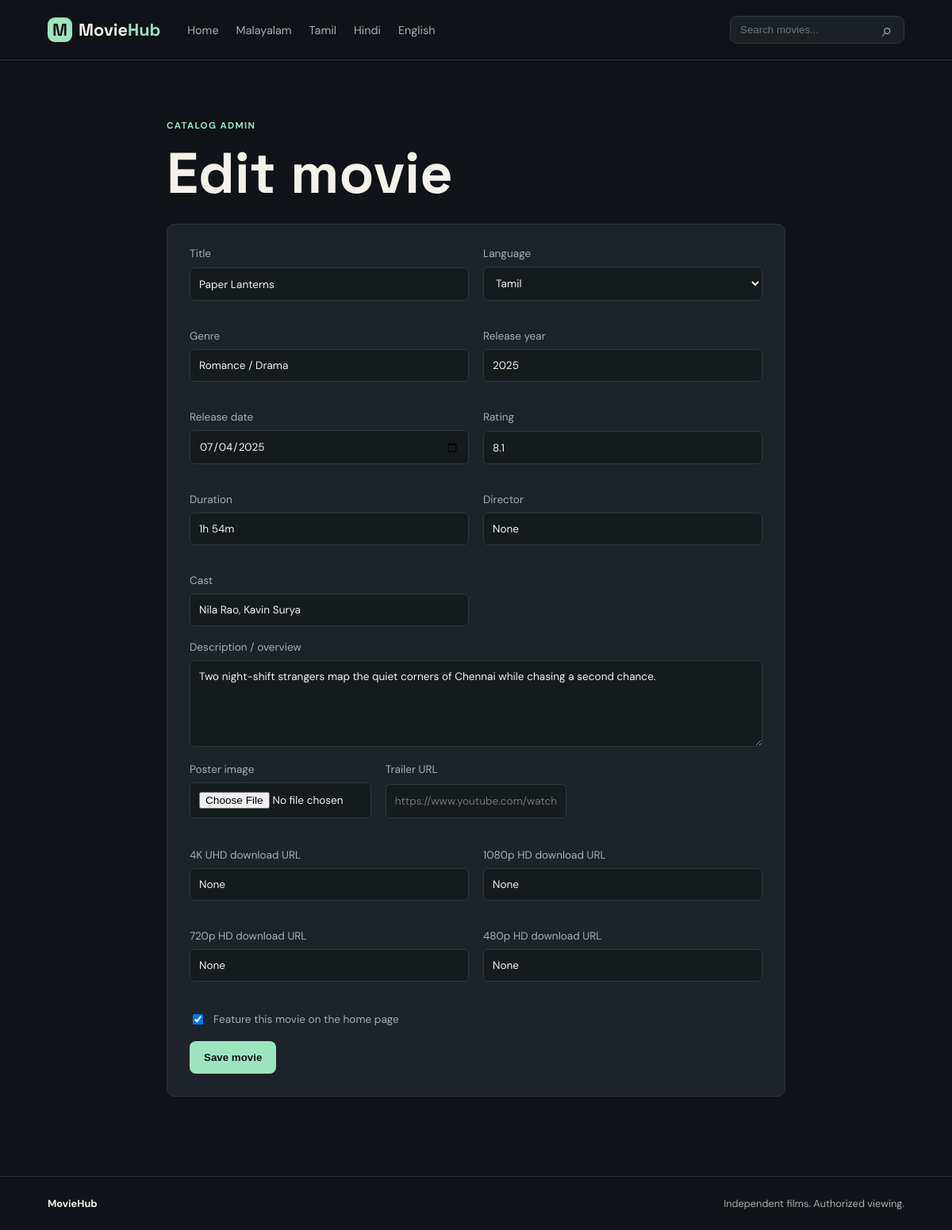
The app's page /admin/movie/2/edit (signed in) with its own data.
### app.py (models this page shows, shortened)
class Movie(db.Model):
    id = db.Column(db.Integer, primary_key=True)
    title = db.Column(db.String(160), nullable=False)
    description = db.Column(db.Text, nullable=False, default="")
    language = db.Column(db.String(40), nullable=False)
    genre = db.Column(db.String(120), nullable=False, default="Drama")
    year = db.Column(db.Integer, nullable=False)
    release_date = db.Column(db.Date, nullable=True)
    rating = db.Column(db.Float, nullable=False, default=0)
    duration = db.Column(db.String(40), nullable=False, default="1h 45m")
    cast = db.Column(db.String(240), nullable=False, default="")
    poster = db.Column(db.String(240), nullable=False, default="poster-aurora.svg")
    trailer = db.Column(db.String(240), nullable=True)
    video_480 = db.Column(db.String(240), nullable=True)
    video_720 = db.Column(db.String(240), nullable=True)
    video_1080 = db.Column(db.String(240), nullable=True)
    video_480_url = db.Column(db.Text, nullable=True)
    video_720_url = db.Column(db.Text, nullable=True)
    video_1080_url = db.Column(db.Text, nullable=True)
    video_4k_url = db.Column(db.Text, nullable=True)
    trailer_url = db.Column(db.Text, nullable=True)
    original_title = db.Column(db.String(160), nullable=True)
    backdrop = db.Column(db.Text, nullable=True)
    director = db.Column(db.String(240), nullable=True)
    metadata_status = db.Column(db.String(40), nullable=True)
    featured = db.Column(db.Boolean, default=False)

### app.py (the view)
@app.route("/admin/movie/<int:movie_id>/edit", methods=["GET", "POST"])
@admin_required
def edit_movie(movie_id):
    movie = db.get_or_404(Movie, movie_id)
    if request.method == "POST":
        movie_from_form(movie)
        db.session.commit()
        flash("Movie updated.", "success")
        return redirect(url_for("admin_dashboard"))
    return render_template("admin/edit_movie.html", movie=movie)

### app.py (called while the page is built)
def admin_required(view):
    @wraps(view)
    def wrapped(*args, **kwargs):
        if not session.get("admin_authenticated"):
            return redirect(url_for("admin_login", next=request.path))
        return view(*args, **kwargs)
    return wrapped

@app.context_processor
def inject_globals():
    return {"languages": ["Malayalam", "Tamil", "Hindi", "English"]}

### templates/admin/edit_movie.html
{% extends 'base.html' %}{% block title %}Edit {{ movie.title }} | MovieHub{% endblock %}{% block content %}<div class="page-shell inner-page form-page"><span class="eyebrow">Catalog admin</span><h1>Edit movie</h1>{% include 'admin/_movie_form.html' %}</div>{% endblock %}

### templates/admin/_movie_form.html
<form class="movie-form" method="post" enctype="multipart/form-data"><div class="form-grid"><label>Title<input name="title" value="{{ movie.title if movie else '' }}" required></label><label>Language<select name="language">{% for item in languages %}<option {% if movie and movie.language == item %}selected{% endif %}>{{ item }}</option>{% endfor %}</select></label><label>Genre<input name="genre" value="{{ movie.genre if movie else '' }}" required></label><label>Release year<input type="number" name="year" value="{{ movie.year if movie else '' }}" required></label><label>Release date<input type="date" name="release_date" value="{{ movie.release_date.isoformat() if movie and movie.release_date else '' }}"></label><label>Rating<input type="number" name="rating" min="0" max="10" step="0.1" value="{{ movie.rating if movie else 0 }}"></label><label>Duration<input name="duration" value="{{ movie.duration if movie else '' }}" placeholder="2h 05m"></label><label>Director<input name="director" value="{{ movie.director if movie else '' }}"></label><label>Cast<input name="cast" value="{{ movie.cast if movie else '' }}"></label></div><label>Description / overview<textarea name="description" rows="5" required>{{ movie.description if movie else '' }}</textarea></label><div class="upload-grid"><label>Poster image<input type="file" name="poster" accept="image/*"></label><label>Trailer URL<input type="url" name="trailer_url" value="{{ movie.trailer_url if movie and movie.trailer_url else '' }}" placeholder="https://www.youtube.com/watch?v=..."></label></div><div class="url-grid"><label>4K UHD download URL<input type="url" name="video_4k_url" value="{{ movie.video_4k_url if movie else '' }}" placeholder="https://authorized-storage.example/movie-4k.mp4"></label><label>1080p HD download URL<input type="url" name="video_1080_url" value="{{ movie.video_1080_url if movie else '' }}" placeholder="https://authorized-storage.example/movie-1080p.mp4"></label><label>720p HD download URL<input type="url" name="video_720_url" value="{{ movie.video_720_url if movie else '' }}" placeholder="https://authorized-storage.example/movie-720p.mp4"></label><label>480p HD download URL<input type="url" name="video_480_url" value="{{ movie.video_480_url if movie else '' }}" placeholder="https://authorized-storage.example/movie-480p.mp4"></label></div><label class="check-label"><input type="checkbox" name="featured" {% if movie and movie.featured %}checked{% endif %}> Feature this movie on the home page</label><button class="button button-primary" type="submit">Save movie</button></form>

### static/css/style.css (style rules this page uses)
.url-grid { display:grid;grid-template-columns:repeat(2,1fr);gap:18px;margin:20px 0 }
.url-grid input { min-width:0 }
:root { --ink:#101317;--night:#15191d;--panel:#1d2328;--line:#30383d;--text:#f4f1ea;--muted:#a7afb0;--mint:#9de4c1;--coral:#ff8069;--gold:#f2c66d }
* { box-sizing:border-box }
body { margin:0;background:var(--ink);color:var(--text);font-family:'DM Sans',sans-serif }
.eyebrow,.section-kicker { color:var(--mint);font-size:.72rem;text-transform:uppercase;letter-spacing:.12em;font-weight:700 }
.hero h1,.page-title h1,.detail-copy h1,.error-page h1,.form-page h1,.auth-page h1 { font:700 clamp(2.7rem,6vw,5.8rem)/.95 'Space Grotesk';margin:17px 0 }
.button { display:inline-flex;align-items:center;gap:11px;border:0;border-radius:8px;padding:13px 18px;font-weight:700;cursor:pointer }
.button-primary { background:var(--mint);color:var(--ink) }
.page-shell { max-width:1400px;margin:auto;padding:0 5vw }
.inner-page { padding-top:70px;padding-bottom:100px }
.form-page { max-width:900px }
.movie-form { background:var(--panel);border:1px solid var(--line);border-radius:10px;padding:28px;margin-top:30px }
.form-grid,.upload-grid { display:grid;grid-template-columns:repeat(2,1fr);gap:18px }
.upload-grid { grid-template-columns:repeat(3,1fr);margin:20px 0 }
.movie-form label,.admin-form label { display:grid;gap:8px;color:var(--muted);font-size:.85rem;margin-bottom:18px }
.movie-form input,.movie-form select,.movie-form textarea,.admin-form input { width:100%;background:#151a1d;border:1px solid var(--line);border-radius:6px;padding:11px;color:var(--text);font:inherit }
.movie-form textarea { resize:vertical }
.check-label { display:flex!important;display:flex!important;grid-template-columns:none!important;align-items:center;gap:10px!important }
.check-label input { width:auto }

### records on screen
Movie: title "Paper Lanterns", language "Tamil", genre "Romance / Drama", year "2025", release_date "07/04/2025", rating "8.1", duration "1h 54m", director "None", cast "Nila Rao, Kavin Surya", description "Two night-shift strangers map the quiet corners of Chennai while chasing a second chance.", video_4k_url "None", video_1080_url "None", video_720_url "None", video_480_url "None", featured "☑"

### other values on screen
{{ item }} "Malayalam" "Tamil" "Hindi" "English"
